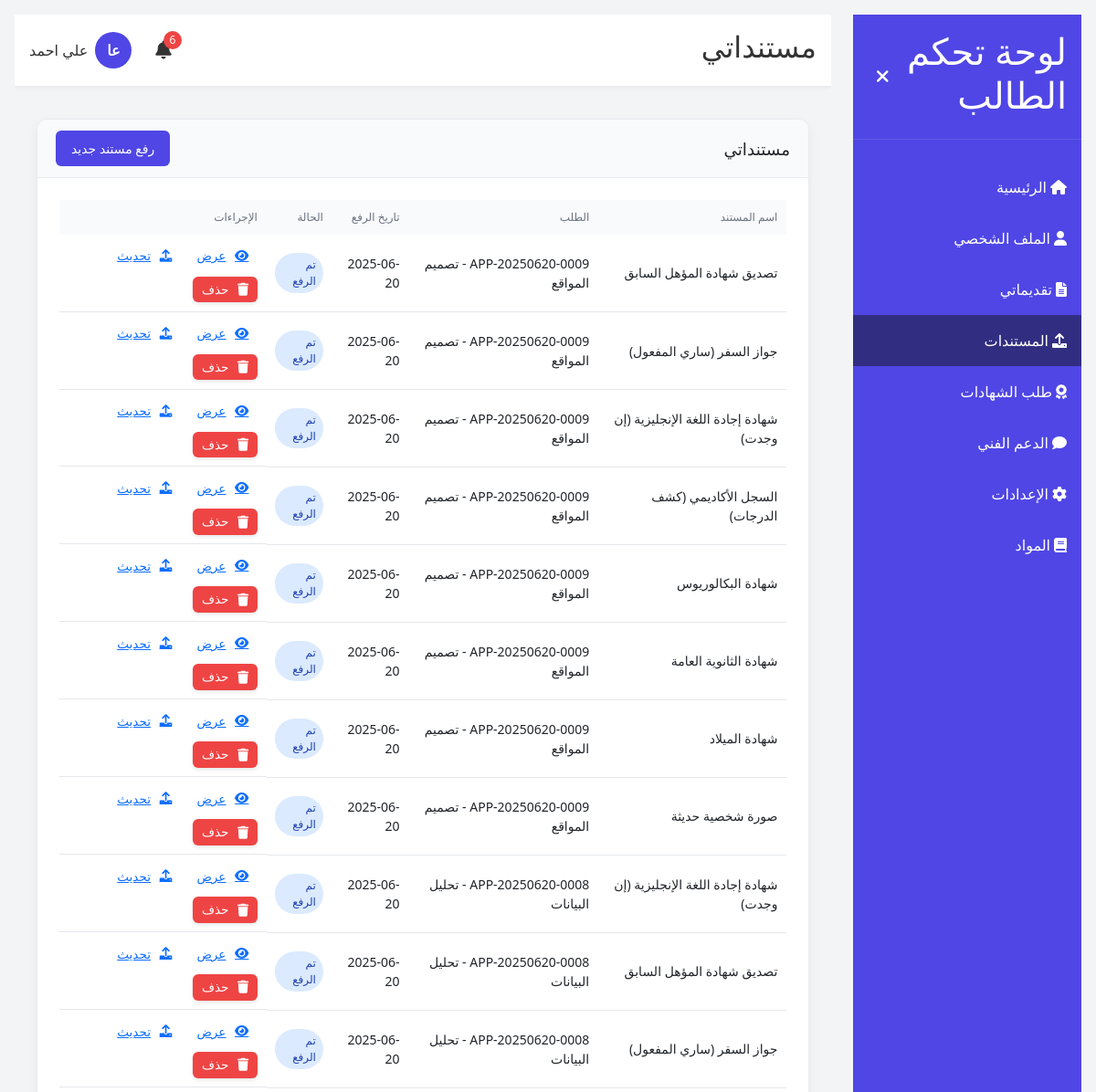
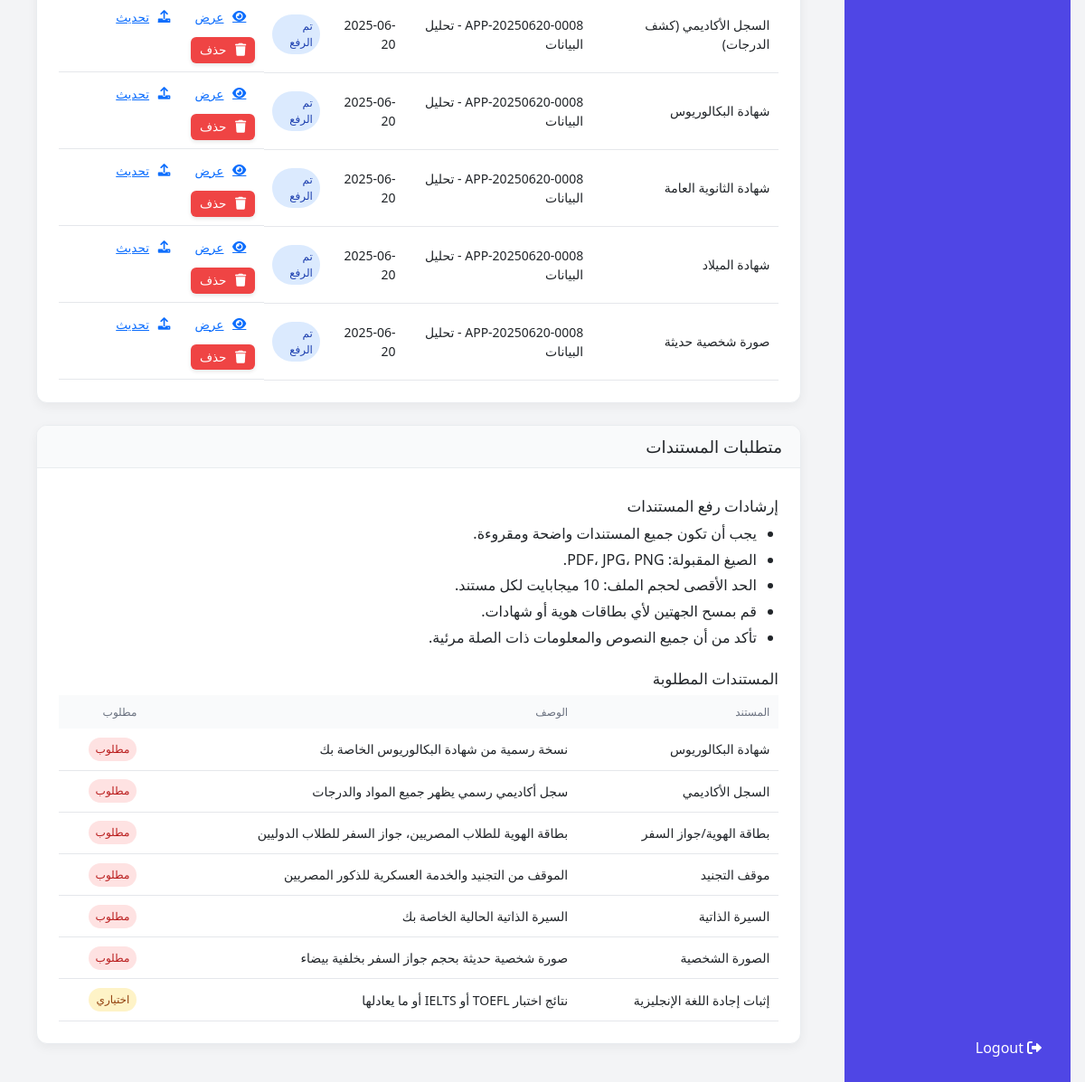
The page /student/documents (signed in) on the database its author committed (2 pictures, top to bottom).
### models.py (models this page shows, shortened)
class User(db.Model, UserMixin):
    __tablename__ = 'user'
    id = db.Column(db.Integer, primary_key=True)
    email = db.Column(db.String(120), unique=True, nullable=False)
    password_hash = db.Column(db.String(256), nullable=False)
    full_name = db.Column(db.String(120), nullable=False)
    role = db.Column(db.String(20), default='student')
    created_at = db.Column(db.DateTime, default=lambda: datetime.now(UTC))
    phone = db.Column(db.String(20))
    nationality = db.Column(db.String(50))
    education = db.Column(db.String(100))
    gender = db.Column(db.String(10))
    military_status = db.Column(db.String(20))
    is_verified = db.Column(db.Boolean, default=False, nullable=False)
    applications = db.relationship('Application', back_populates='user', lazy=True)
    documents = db.relationship('Document', back_populates='user', lazy=True)
    certificates = db.relationship('Certificate', back_populates='user', lazy=True)
    tickets = db.relationship('Ticket', back_populates='user', lazy=True)
    notifications = db.relationship('Notification', back_populates='user', lazy=True)
    enrollments = db.relationship('CourseEnrollment', back_populates='student', lazy=True)
    payments = db.relationship('Payment', back_populates='user', lazy=True)
    projects = db.relationship('Project', back_populates='user', lazy=True)
    def is_admin(self):
        return self.role == 'admin'

class Document(db.Model):
    __tablename__ = 'document'
    id = db.Column(db.Integer, primary_key=True)
    user_id = db.Column(db.Integer, db.ForeignKey('user.id'), nullable=False)
    application_id = db.Column(db.Integer, db.ForeignKey('application.id'))
    name = db.Column(db.String(100), nullable=False)
    file_path = db.Column(db.String(255), nullable=False)
    status = db.Column(db.String(50), default='Uploaded')
    uploaded_at = db.Column(db.DateTime, default=lambda: datetime.now(UTC))
    user = db.relationship('User', back_populates='documents')
    application = db.relationship('Application', back_populates='documents')

class Application(db.Model):
    __tablename__ = 'application'
    id = db.Column(db.Integer, primary_key=True)
    app_id = db.Column(db.String(50), unique=True, nullable=False)
    user_id = db.Column(db.Integer, db.ForeignKey('user.id'), nullable=False)
    program_id = db.Column(db.Integer, db.ForeignKey('programs.id'))
    program = db.Column(db.String(200), nullable=False)
    status = db.Column(db.String(50), default='Pending Review')
    payment_status = db.Column(db.String(50), default='Pending Payment')
    date_submitted = db.Column(db.DateTime, default=lambda: datetime.now(UTC))
    academic_year = db.Column(db.String(20))
    semester = db.Column(db.String(10))
    program_type = db.Column(db.String(50))
    user = db.relationship('User', back_populates='applications')
    program_relation = db.relationship('Program', back_populates='applications')
    documents = db.relationship('Document', back_populates='application', lazy=True)
    student_id = db.relationship('StudentID', back_populates='application', uselist=False, lazy=True)
    payment = db.relationship('Payment', backref='application', uselist=False)

### run.py (the view)
@app.route('/student/documents')
@login_required
def student_documents():
    if current_user.is_admin():
        return redirect(url_for('admin_dashboard'))
    documents = Document.query.filter_by(user_id=current_user.id).all()
    applications = Application.query.filter_by(user_id=current_user.id).all()
    return render_template('student/documents.html', documents=documents, applications=applications)

### templates/student/documents.html (shortened to what this page needs)
{% extends "student_layout.html" %}
{% block page_title %}مستنداتي{% endblock %}
{% block main_content %}
<div class="card document-card">
    <div class="card-header">
        <h3>مستنداتي</h3>
        <a href="{{ url_for('student_upload_document') }}" class="btn primary">رفع مستند جديد</a>
    </div>
    <div class="card-body">
        {% if documents %}
            <div class="table-container">
                <table class="full-width-table">
                    <thead>
                        <tr>
                            <th>اسم المستند</th>
                            <th>الطلب</th>
                            <th>تاريخ الرفع</th>
                            <th>الحالة</th>
                            <th>الإجراءات</th>
                        </tr>
                    </thead>
                    <tbody>
                        {% for document in documents|sort(attribute='uploaded_at', reverse=true) %}
                            <tr>
                                <td>
                                    {% set doc_name_lower = document.name|default('')|lower %}
                                    {{ doc_names_map.get(doc_name_lower, document.name) }}
                                </td>
                                <td>
                                    {% if document.application %}
                                        {{ document.application.app_id }} - {{ document.application.program }}
                                    {% else %}
                                        غير مرتبط بطلب
                                    {% endif %}
                                </td>
                                <td>{{ document.uploaded_at.strftime('%Y-%m-%d') }}</td>
                                <td>
                                    <span class="status-badge
                                        {% if document.status == 'Uploaded' or document.status == 'تم الرفع' %}blue
                                        {% elif document.status == 'Verified' or document.status == 'مقبول' %}green
                                        {% elif document.status == 'Rejected' or document.status == 'مرفوض' %}red
                                        {% endif %}">
                                        {{ document.status }}
                                    </span>
                                </td>
                                <td class="actions-cell">
                                    <a href="{{ document.file_path | s3_url }}" target="_blank" class="action-btn">
                                        <i class="fas fa-eye"></i> عرض
                                    </a>
                                    {% if document.status in ['Uploaded', 'تم الرفع', 'Rejected', 'مرفوض'] %}
                                        <a href="{{ url_for('student_upload_document') }}?update={{ document.id }}" class="action-btn">
                                            <i class="fas fa-upload"></i> تحديث
                                        </a>
                                    {% endif %}
                                    <button class="action-btn delete-doc-btn" data-id="{{ document.id }}">
                                        <i class="fas fa-trash"></i> حذف
                                    </button>
                                </td>
                            </tr>
                        {% endfor %}
                    </tbody>
                </table>
            </div>
        {% else %}
            <div class="text-center py-10">
                <p class="text-muted mb-4">لم تقم برفع أي مستندات حتى الآن.</p>
                <a href="{{ url_for('student_upload_document') }}" class="btn primary">رفع مستند</a>
            </div>
        {% endif %}
    </div>
</div>
<div class="card document-card mt-6">
    <div class="card-header">
        <h3>متطلبات المستندات</h3>
    </div>
    <div class="card-body">
        <h4>إرشادات رفع المستندات</h4>
        <ul>
            <li>يجب أن تكون جميع المستندات واضحة ومقروءة.</li>
            <li>الصيغ المقبولة: PDF، JPG، PNG.</li>
            <li>الحد الأقصى لحجم الملف: 10 ميجابايت لكل مستند.</li>
            <li>قم بمسح الجهتين لأي بطاقات هوية أو شهادات.</li>
            <li>تأكد من أن جميع النصوص والمعلومات ذات الصلة مرئية.</li>
        </ul>
        <h4 class="mt-4">المستندات المطلوبة</h4>
        <div class="table-container">
            <table class="full-width-table">
                <thead>
                    <tr>
                        <th>المستند</th>
                        <th>الوصف</th>
                        <th>مطلوب</th>
                    </tr>
                </thead>
                <tbody>
                    <tr>
                        <td>شهادة البكالوريوس</td>
                        <td>نسخة رسمية من شهادة البكالوريوس الخاصة بك</td>
                        <td><span class="status-badge red">مطلوب</span></td>
                    </tr>
                    <tr>
                        <td>السجل الأكاديمي</td>
                        <td>سجل أكاديمي رسمي يظهر جميع المواد والدرجات</td>
                        <td><span class="status-badge red">مطلوب</span></td>
                    </tr>
                    <tr>
                        <td>بطاقة الهوية/جواز السفر</td>
                        <td>بطاقة الهوية للطلاب المصريين، جواز السفر للطلاب الدوليين</td>
                        <td><span class="status-badge red">مطلوب</span></td>
                    </tr>
                    <tr>
                        <td>موقف التجنيد</td>
                        <td>الموقف من التجنيد والخدمة العسكرية للذكور المصريين</td>
                        <td><span class="status-badge red">مطلوب</span></td>
                    </tr>
                    <tr>
                        <td>السيرة الذاتية</td>
                        <td>السيرة الذاتية الحالية الخاصة بك</td>
                        <td><span class="status-badge red">مطلوب</span></td>
                    </tr>
                    <tr>
                        <td>الصورة الشخصية</td>
                        <td>صورة شخصية حديثة بحجم جواز السفر بخلفية بيضاء</td>
                        <td><span class="status-badge red">مطلوب</span></td>
                    </tr>
                    <tr>
                        <td>إثبات إجادة اللغة الإنجليزية</td>
                        <td>نتائج اختبار TOEFL أو IELTS أو ما يعادلها</td>
                        <td><span class="status-badge yellow">اختياري</span></td>
                    </tr>
                </tbody>
            </table>
        </div>
    </div>
</div>
{% endblock %}

### templates/student_layout.html (shortened to what this page needs)
{% extends "base.html" %}
{% block content %}
<div class="dashboard-container">
    <div id="sidebar" class="sidebar">
        <div class="sidebar-header">
            <h1 id="sidebar-title">لوحة تحكم الطالب </h1>
            <button id="toggle-sidebar" class="btn-icon">
                <i class="fas fa-times"></i>
            </button>
        </div>
        <nav class="sidebar-nav">
            <a href="{{ url_for('student_dashboard') }}" class="nav-item {% if request.endpoint == 'student_dashboard' %}active{% endif %}">
                <i class="fas fa-home"></i>
                <span class="nav-text">الرئيسية</span>
            </a>
            <a href="{{ url_for('student_profile') }}" class="nav-item {% if request.endpoint == 'student_profile' %}active{% endif %}">
                <i class="fas fa-user"></i>
                <span class="nav-text">الملف الشخصي</span>
            </a>
            <a href="{{ url_for('student_applications') }}" class="nav-item {% if request.endpoint == 'student_applications' or request.endpoint == 'student_new_application' %}active{% endif %}">
                <i class="fas fa-file-alt"></i>
                <span class="nav-text">تقديماتي </span>
            </a>
            <a href="{{ url_for('student_documents') }}" class="nav-item {% if request.endpoint == 'student_documents' or request.endpoint == 'student_upload_document' %}active{% endif %}">
                <i class="fas fa-upload"></i>
                <span class="nav-text">المستندات</span>
            </a>
            <a href="{{ url_for('student_certificates') }}" class="nav-item {% if request.endpoint == 'student_certificates' or request.endpoint == 'student_request_certificate' %}active{% endif %}">
                <i class="fas fa-award"></i>
                <span class="nav-text">طلب الشهادات</span>
            </a>
            <a href="{{ url_for('student_support') }}" class="nav-item {% if request.endpoint == 'student_support' or request.endpoint == 'student_new_ticket' or request.endpoint == 'student_ticket_detail' %}active{% endif %}">
                <i class="fas fa-comment"></i>
                <span class="nav-text">الدعم الفني</span>
            </a>
            <a href="{{ url_for('student_settings') }}" class="nav-item {% if request.endpoint == 'student_settings' %}active{% endif %}">
                <i class="fas fa-cog"></i>
                <span class="nav-text">الإعدادات</span>
            </a>
            <a href="{{ url_for('student_courses') }}" class="nav-item {% if request.endpoint == 'student_courses' %}active{% endif %}">
                <i class="fas fa-book"></i>
                <span class="nav-text">المواد </span>
            </a>
        </nav>
        <div class="logout-container">
            <a href="{{ url_for('logout') }}" class="nav-item">
                <i class="fas fa-sign-out-alt"></i>
                <span class="nav-text">Logout</span>
            </a>
        </div>
    </div>
    <div class="main-content">
        <header class="header">
            <div class="header-content">
                <h2 id="page-title">{% block page_title %}Dashboard{% endblock %}</h2>
                <div class="header-actions">
                    <div class="notification-container">
                        <button id="notification-btn" class="btn-icon">
                            <i class="fas fa-bell"></i>
                            {% set unread_notifications = current_user.notifications|selectattr('read', 'equalto', false)|list %}
                            {% if unread_notifications %}
                                <span id="notification-badge" class="notification-badge">{{ unread_notifications|length }}</span>
                            {% endif %}
                        </button>
                    </div>
                    <div class="user-container">
                        <div class="avatar">
                            {{ current_user.full_name|initials }}
                        </div>
                        <span id="user-name" class="user-name">{{ current_user.full_name }}</span>
                    </div>
                </div>
            </div>
        </header>
        <main class="content">
            {% block main_content %}{% endblock %}
        </main>
    </div>
</div>
{% endblock %}
{% block styles %}
<link rel="stylesheet" href="{{ url_for('static', filename='css/student-styles.css') }}">
{% endblock %}

### rows shown on the page
User: full_name|initials "عا", full_name "علي احمد"
Document: get "تصديق شهادة المؤهل السابق", application.app_id "APP-20250620-0009", application.program "تصميم المواقع", uploaded_at "2025-06-20", status "تم الرفع"
Document: get "جواز السفر (ساري المفعول)", application.app_id "APP-20250620-0009", application.program "تصميم المواقع", uploaded_at "2025-06-20", status "تم الرفع"
Document: get "شهادة إجادة اللغة الإنجليزية (إن وجدت)", application.app_id "APP-20250620-0009", application.program "تصميم المواقع", uploaded_at "2025-06-20", status "تم الرفع"
Document: get "السجل الأكاديمي (كشف الدرجات)", application.app_id "APP-20250620-0009", application.program "تصميم المواقع", uploaded_at "2025-06-20", status "تم الرفع"
Document: get "شهادة البكالوريوس", application.app_id "APP-20250620-0009", application.program "تصميم المواقع", uploaded_at "2025-06-20", status "تم الرفع"
Document: get "شهادة الثانوية العامة", application.app_id "APP-20250620-0009", application.program "تصميم المواقع", uploaded_at "2025-06-20", status "تم الرفع"
Document: get "شهادة الميلاد", application.app_id "APP-20250620-0009", application.program "تصميم المواقع", uploaded_at "2025-06-20", status "تم الرفع"
Document: get "صورة شخصية حديثة", application.app_id "APP-20250620-0009", application.program "تصميم المواقع", uploaded_at "2025-06-20", status "تم الرفع"
Document: get "شهادة إجادة اللغة الإنجليزية (إن وجدت)", application.app_id "APP-20250620-0008", application.program "تحليل البيانات", uploaded_at "2025-06-20", status "تم الرفع"
Document: get "تصديق شهادة المؤهل السابق", application.app_id "APP-20250620-0008", application.program "تحليل البيانات", uploaded_at "2025-06-20", status "تم الرفع"
Document: get "جواز السفر (ساري المفعول)", application.app_id "APP-20250620-0008", application.program "تحليل البيانات", uploaded_at "2025-06-20", status "تم الرفع"
Document: get "السجل الأكاديمي (كشف الدرجات)", application.app_id "APP-20250620-0008", application.program "تحليل البيانات", uploaded_at "2025-06-20", status "تم الرفع"
Document: get "شهادة البكالوريوس", application.app_id "APP-20250620-0008", application.program "تحليل البيانات", uploaded_at "2025-06-20", status "تم الرفع"
Document: get "شهادة الثانوية العامة", application.app_id "APP-20250620-0008", application.program "تحليل البيانات", uploaded_at "2025-06-20", status "تم الرفع"
Document: get "شهادة الميلاد", application.app_id "APP-20250620-0008", application.program "تحليل البيانات", uploaded_at "2025-06-20", status "تم الرفع"
Document: get "صورة شخصية حديثة", application.app_id "APP-20250620-0008", application.program "تحليل البيانات", uploaded_at "2025-06-20", status "تم الرفع"

### other values the page prints
{{ unread_notifications|length }} "6"
